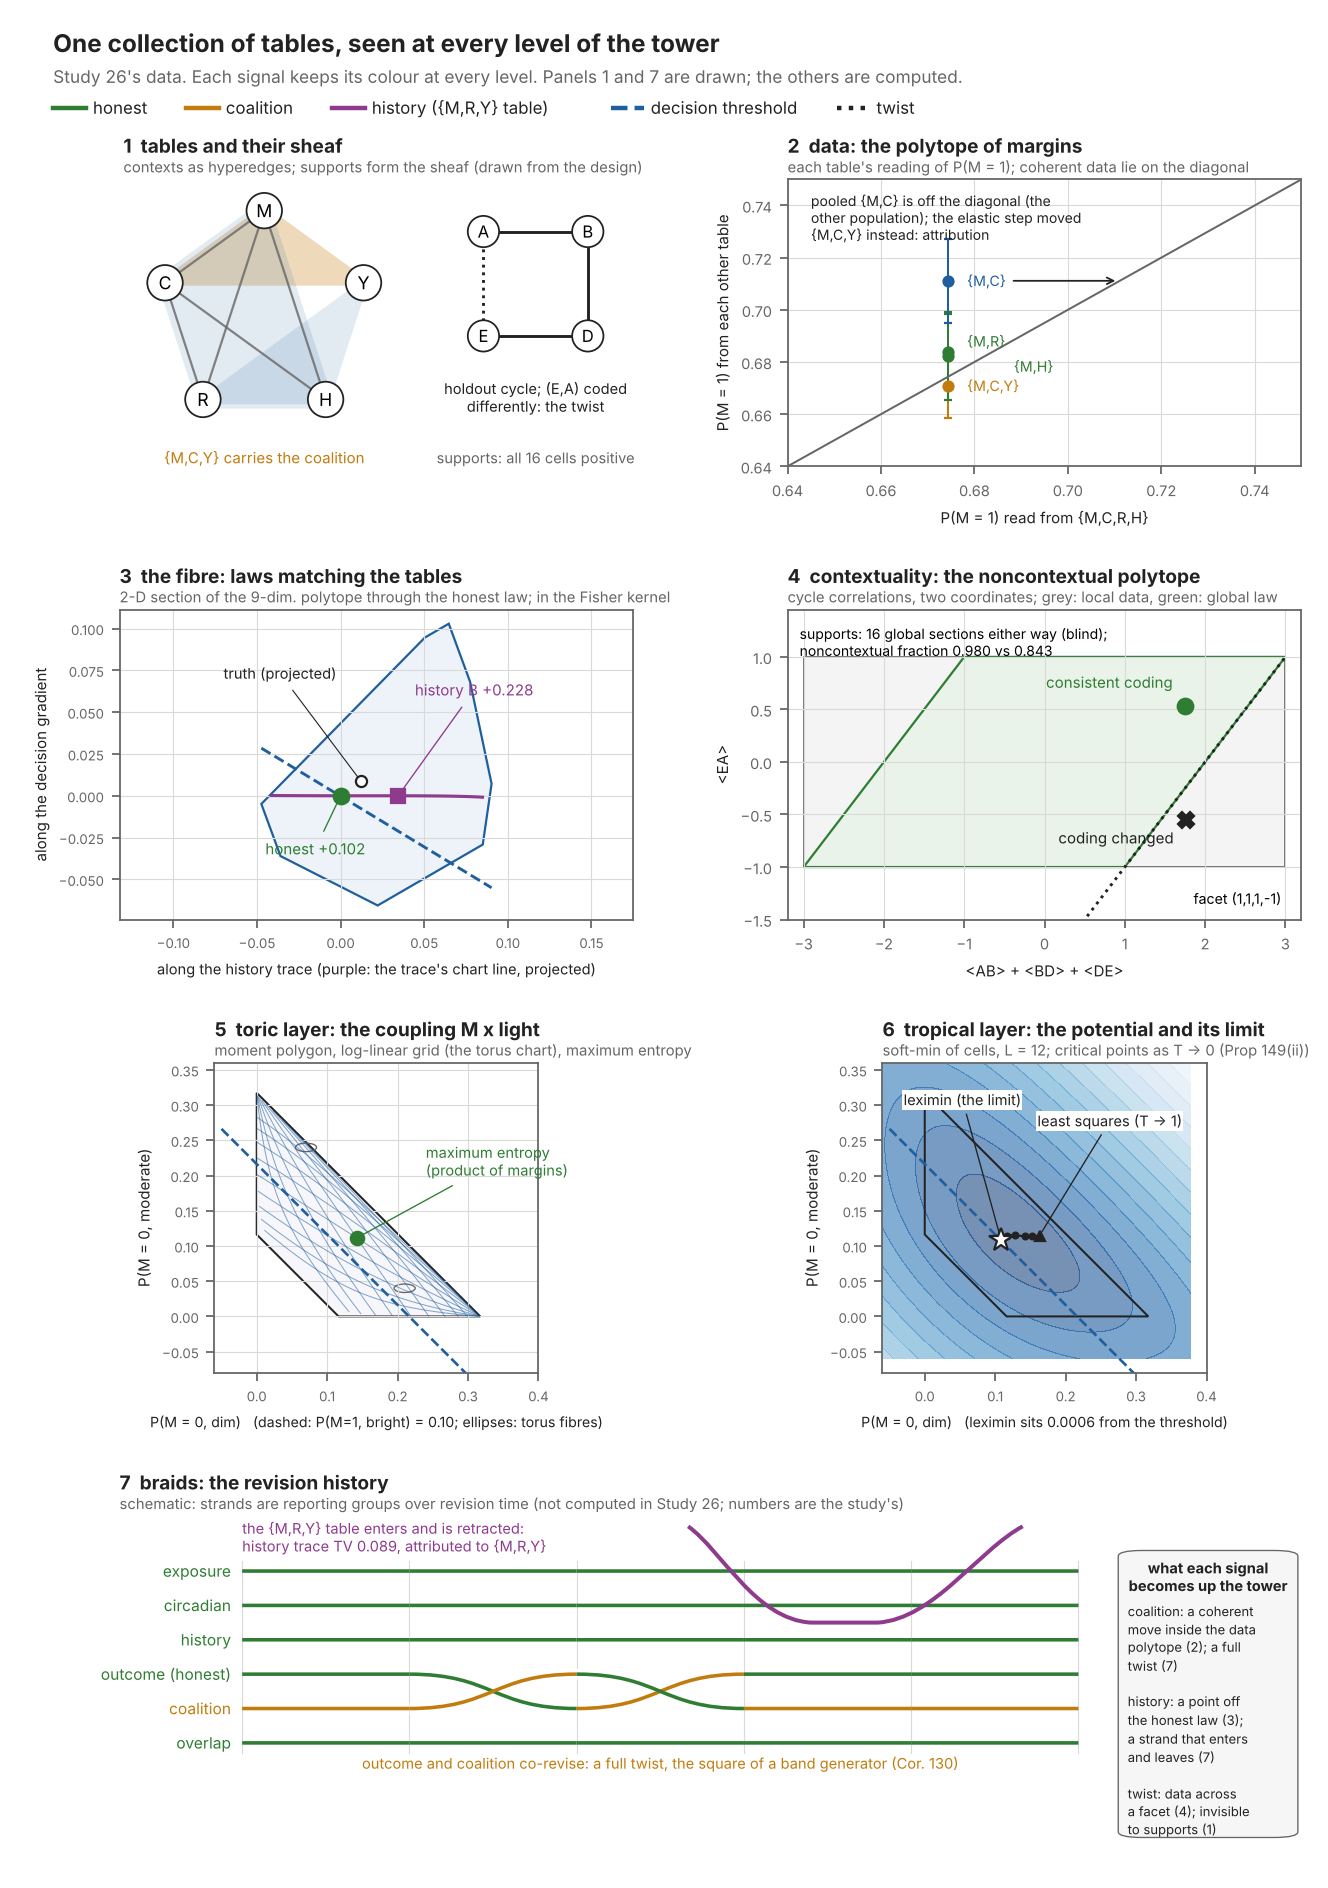

This chart was generated by the following Python code:
"""The tower (overview): Study 26 seen at seven levels, signals keeping their colour throughout. Companion of fig_atlas.py.
The atlas, from the toric (Kahler) layer to braids, with labelled maps between levels.
One representative signal is followed through every level: the foreign {M,R,Y} table that was refitted and later retracted (purple).
Other signals appear where they live: the coalition (amber), the twist (black, dotted), the decision threshold (blue, dashed).
Object types are kept apart: observed tables (grey squares), inferred laws (hollow circles), selected states (filled markers),
constructed encodings (the braid). Every panel is computed from Study 26 except where marked; the braid is built by an explicit encoding
rule (ours) from the study's actual refit order, and it records order only."""
import os, sys, itertools, json
import numpy as np
HERE = os.path.dirname(os.path.abspath(__file__)); ENG = os.path.join(HERE, "..", "engine"); sys.path.insert(0, ENG); sys.path.insert(0, os.path.join(ENG, "study26_e2e"))
import warnings; warnings.filterwarnings("ignore")
import matplotlib; matplotlib.use("Agg")
import matplotlib.pyplot as plt
from matplotlib.patches import Polygon, Circle, FancyBboxPatch, FancyArrowPatch, Rectangle
from scipy.optimize import linprog
import world26 as W
from pce import refitcommute as RC
R = json.load(open(os.path.join(ENG, "study26_e2e", "results_study26.json"))); KTS = json.load(open(os.path.join(ENG, "kerneltransport_summary.json")))
BLUE, AMBER, PURPLE, GREEN = "#1f5f9e", "#c27c0e", "#8e3b8e", "#2e7d32"; INK, MUTED, GRID, OBS = "#222222", "#666666", "#d9d9d9", "#9a9a9a"
plt.rcParams.update({"font.size": 7.4, "axes.edgecolor": MUTED, "axes.labelcolor": INK, "xtick.color": MUTED, "ytick.color": MUTED, "xtick.labelsize": 6.6, "ytick.labelsize": 6.6})
S, V = W.STATES, W.VARS; NS = 32; Pstar = W.truth(); dev, hold = W.generate()
def ctxmat(ctx, states=S, names=V):
    idx = [names.index(v) for v in ctx]; A = np.zeros((2 ** len(ctx), len(states)))
    for i, s in enumerate(states): A[int("".join(str(s[j]) for j in idx), 2), i] = 1
    return A
def ev(pred): return np.array([1.0 if pred(dict(zip(V, s))) else 0.0 for s in S])
def labels(ctx): return np.array([int("".join(str(s[V.index(v)]) for v in ctx), 2) for s in S])

# ------------------------------------------------------------------ computations
DEVCTX = [c for c, _, _ in W.CORE_ALLOC]; A0 = np.vstack([ctxmat(c) for c in DEVCTX]); m0 = A0 @ Pstar
def refit(Q, ctxs, target=Pstar):
    B = RC.span_labels([labels(c) for c in ctxs], NS); return RC.iproj(Q, B, B.T @ target)
def inj_law():
    th = dict(W.THETA_TRIPLE); th[("M", "R", "Y")] += 1.5; logp = np.zeros(NS)
    for i, s in enumerate(S):
        v = dict(zip(V, s)); logp[i] = sum(t * v[x] for x, t in W.THETA_MAIN.items()) + sum(t * v[x] * v[y] for (x, y), t in W.THETA_PAIR.items()) \
            + sum(t * v[x] * v[y] * v[z] for (x, y, z), t in th.items())
    p = np.exp(logp); return p / p.sum()
rng = np.random.default_rng(26); o1 = rng.permutation(len(DEVCTX)); U0 = np.ones(NS) / NS
P = U0.copy()
for step, i in enumerate(o1):
    P = refit(P, [DEVCTX[i]])
    if step == 2: P = refit(P, [("M", "R", "Y")], inj_law())
RB = refit(P, DEVCTX); R0 = refit(U0, DEVCTX)
M1, M0, Y1 = ev(lambda v: v["M"] == 1), ev(lambda v: v["M"] == 0), ev(lambda v: v["Y"] == 1)
kk = ev(lambda v: v["C"] == 0 and v["R"] == 1 and v["H"] == 0); dvec = Y1 * M1 * kk / ((M1 * kk) @ Pstar) - Y1 * M0 * kk / ((M0 * kk) @ Pstar); tau = 0.10
Nsp = np.linalg.svd(A0)[2][np.linalg.matrix_rank(A0):].T
d1 = RB - R0; d1 /= np.linalg.norm(d1); dv = Nsp @ (Nsp.T @ dvec); d2 = dv - (dv @ d1) * d1; d2 /= np.linalg.norm(d2)
def section_polygon(base, e1, e2, n=720):
    pts = []
    for th in np.linspace(0, 2 * np.pi, n + 1)[:-1]:
        c = np.array([np.cos(th), np.sin(th)]); r = linprog(-c, A_ub=-np.column_stack([e1, e2]), b_ub=base, bounds=[(None, None)] * 2, method="highs"); pts.append(r.x)
    return np.array(pts)
poly = section_polygon(R0, d1, d2)
coord = lambda X: np.linalg.lstsq(np.column_stack([d1, d2]), X - R0, rcond=None)[0]
t1 = np.log(RB) - np.log(R0); t2 = ev(lambda v: v["M"] and v["H"] and v["Y"])
def chart(s, t):
    Q = R0 * np.exp(s * t1 + t * t2); Q /= Q.sum()
    try: return coord(refit(Q, DEVCTX))
    except RuntimeError: return np.array([np.nan, np.nan])
gs_ = np.linspace(-1.5, 3.0, 31); gt_ = np.linspace(-2.5, 2.5, 31)
lines_s = [np.array([chart(s, t) for s in gs_]) for t in np.linspace(-2, 2, 7)]
lines_t = [np.array([chart(s, t) for t in gt_]) for s in np.linspace(-1, 2.5, 8)]
# leximin of the exact-data fibre (sequential LP over the 32 cells)
def lexmaxmin(Aeq, beq, n):
    fixed, free = {}, set(range(n))
    while free:
        Ae = np.vstack([Aeq] + [np.eye(n)[k][None] for k in fixed]); be = np.concatenate([beq] + [[fixed[k]] for k in fixed])
        r = linprog(np.r_[np.zeros(n), -1.0], A_ub=np.array([np.r_[-np.eye(n)[k], 1.0] for k in sorted(free)]), b_ub=np.zeros(len(free)),
                    A_eq=np.hstack([Ae, np.zeros((len(be), 1))]), b_eq=be, bounds=[(0, None)] * n + [(None, None)], method="highs"); t = -r.fun; Sx = []
        for k in sorted(free):
            r2 = linprog(-np.eye(n)[k], A_ub=np.array([-np.eye(n)[j] for j in sorted(free)]), b_ub=-np.full(len(free), t) + 1e-12, A_eq=Ae, b_eq=be, bounds=[(0, None)] * n, method="highs")
            if r2.status == 0 and -r2.fun <= t + 1e-7: Sx.append(k)
        for k in (Sx or sorted(free)): fixed[k] = t; free.discard(k)
    return np.array([fixed[k] for k in range(n)])
LEX = lexmaxmin(A0, m0, NS)
# cycle correlations
cyc = [s for s in hold if s["family"].startswith("cycle")]
def corr(cond):
    out = {}
    for e in W.CYCLE_EDGES:
        cnt = sum(s["counts"] for s in cyc if s["ctx"] == e and s["family"] == "cycle-" + cond); p = cnt / cnt.sum(); out[e] = p[0] - p[1] - p[2] + p[3]
    return out
cc, ct = corr("consistent"), corr("twisted"); pat = [g for g in itertools.product((1, -1), repeat=4) if np.prod(g) == -1]
def proj_poly(nc):
    pts = []
    for th in np.linspace(0, 2 * np.pi, 361)[:-1]:
        c = np.array([np.cos(th), np.sin(th)]); r = linprog(-np.array([c[0], c[0], c[0], c[1]]), A_ub=np.array(pat, float) if nc else None, b_ub=np.full(len(pat), 2.0) if nc else None,
                                                            bounds=[(-1, 1)] * 4, method="highs"); x = r.x; pts.append([x[0] + x[1] + x[2], x[3]])
    return np.array(pts)
ncpoly, locpoly = proj_poly(True), proj_poly(False)
# the braid: encoding rule E (ours). Strands = contexts; a refit moves its context's strand to the top, passing over the strands above it.
names = ["".join(c) for c in DEVCTX]; order = list(range(len(DEVCTX))); steps = []
foreign_born, foreign_end = None, None; cols_order = [order[:]]; events = []
pos_f = None
for step, i in enumerate(o1):
    j = order.index(i); order = [i] + order[:j] + order[j + 1:]; events.append(("refit", i)); cols_order.append(order[:])
    if step == 2: order = ["F"] + order; events.append(("born", "F")); cols_order.append(order[:])
order = [x for x in order if x != "F"]; events.append(("retract", "F")); cols_order.append(order[:])


# ------------------------------------------------------------------ extra computations for the tower
from scipy.stats import chi2
from pce import selectorlink as SLK
from matplotlib.patches import Ellipse, PathPatch
from matplotlib.path import Path
core = [s for s in dev if s["ctx"] != ("L3",)]; by = {}
for s in core: by.setdefault(s["ctx"], []).append(s)
Fl = set()
for ctx, ss in by.items():
    for s in ss:
        o = sum(x["counts"] for x in ss if x is not s); e = s["n"] * o / o.sum(); m = e > 1e-9
        if chi2.sf(float((((s["counts"] - e) ** 2)[m] / e[m]).sum()), m.sum() - 1) < 0.001: Fl.add(s["id"])
pool = {}
for s in core:
    if s["id"] not in Fl: pool[s["ctx"]] = pool.get(s["ctx"], 0) + s["counts"]
def pM1(ctx, cnt):
    k = ctx.index("M"); tot = cnt.sum(); return sum(c for i, c in enumerate(cnt) if format(i, f"0{len(ctx)}b")[k] == "1") / tot, tot
f = np.array(R["selection"]["f"]); g = np.array(R["selection"]["g"]); lexc = np.array(R["selection"]["lex"])
Vc, lamc = SLK.cells(tuple(f), tuple(g))
cpoly = section_polygon(-lamc, Vc[:, 0], Vc[:, 1])
def ipf2(a, b):
    Q = np.outer(f, g) * np.exp(np.array([[a, b, 0.0], [0.0, 0.0, 0.0]]))
    for _ in range(3000): Q *= (f / Q.sum(1))[:, None]; Q *= (g / Q.sum(0))[None, :]
    return Q[0, 0], Q[0, 1]
grid_a = [np.array([ipf2(a, b) for b in np.linspace(-6, 6, 60)]) for a in np.linspace(-3, 3, 9)]
grid_b = [np.array([ipf2(a, b) for a in np.linspace(-6, 6, 60)]) for b in np.linspace(-3, 3, 9)]
toric_path = np.array([SLK.toric(tuple(f), tuple(g), L) for L in np.logspace(-1, 3, 60)])
me = np.array([f[0] * g[0], f[0] * g[1]]); lsq = SLK.leastsq(tuple(f), tuple(g))
Lc = 12.0; xs = np.linspace(cpoly[:, 0].min() - 0.06, cpoly[:, 0].max() + 0.06, 220); ys = np.linspace(cpoly[:, 1].min() - 0.06, cpoly[:, 1].max() + 0.06, 220)
XX, YY = np.meshgrid(xs, ys); cellv = np.stack([Vc[k, 0] * XX + Vc[k, 1] * YY - lamc[k] for k in range(6)])
Fpot = -np.log(np.exp(-Lc * cellv).sum(0)) / Lc
crit = np.array([SLK.toric(tuple(f), tuple(g), L) for L in (3, 6, 12, 24, 48, 96, 400)])
geo = []
for sgm in np.linspace(-1.5, 3.0, 46):
    Q = R0 * np.exp(sgm * t1); Q /= Q.sum()
    try: geo.append(coord(refit(Q, DEVCTX)))
    except RuntimeError: pass
geo = np.array(geo)

# ------------------------------------------------------------------ figure
fig = plt.figure(figsize=(8.3, 11.8))
gsp = fig.add_gridspec(4, 2, height_ratios=[1, 1.08, 1.08, 1.0], hspace=0.48, wspace=0.30, left=0.09, right=0.98, top=0.905, bottom=0.045)
fig.text(0.04, 0.985, "One collection of tables, seen at every level of the tower", fontsize=11, fontweight="bold", color=INK, va="top")
fig.text(0.04, 0.965, "Study 26's data. Each signal keeps its colour at every level. Panels 1 and 7 are drawn; the others are computed.", fontsize=7.8, color=MUTED, va="top")
x0 = 0.04
for lab, c, ls_ in (("honest", GREEN, "-"), ("coalition", AMBER, "-"), ("history ({M,R,Y} table)", PURPLE, "-"), ("decision threshold", BLUE, "--"), ("twist", INK, ":")):
    fig.add_artist(plt.Line2D([x0, x0 + 0.025], [0.943, 0.943], color=c, ls=ls_, lw=2, transform=fig.transFigure)); fig.text(x0 + 0.03, 0.943, lab, fontsize=7.6, color=INK, va="center")
    x0 += {"honest": 0.10, "coalition": 0.11, "history ({M,R,Y} table)": 0.21, "decision threshold": 0.17}.get(lab, 0.1)
def level(ax, n, name, sub):
    ax.set_title(f"{n}  {name}", loc="left", color=INK, pad=12, fontsize=8.6, fontweight="bold"); ax.text(0, 1.012, sub, transform=ax.transAxes, fontsize=6.7, color=MUTED, va="bottom")

# 1 tables and sheaf (drawn from the design)
ax = fig.add_subplot(gsp[0, 0]); ax.set_xlim(-1.35, 3.5); ax.set_ylim(-1.45, 1.3); ax.set_aspect("equal"); ax.axis("off")
level(ax, "1", "tables and their sheaf", "contexts as hyperedges; supports form the sheaf (drawn from the design)")
pos = {v: (np.cos(t), np.sin(t)) for v, t in zip("MCRHY", np.pi / 2 + np.arange(5) * 2 * np.pi / 5)}
for ctx, _, _ in W.CORE_ALLOC:
    pts = np.array([pos[v] for v in ctx])
    if len(ctx) == 2: ax.plot(*pts.T, color=MUTED, lw=1.0, alpha=0.8)
    else:
        c = pts.mean(0); hull = pts[np.argsort(np.arctan2(pts[:, 1] - c[1], pts[:, 0] - c[0]))]; hull = c + 1.12 * (hull - c)
        ax.add_patch(Polygon(hull, closed=True, fc=(AMBER if ctx == ("M", "C", "Y") else BLUE), alpha=0.28 if ctx == ("M", "C", "Y") else 0.13, ec="none"))
for v, (x, y_) in pos.items(): ax.add_patch(Circle((x, y_), 0.17, fc="white", ec=INK, lw=0.8, zorder=3)); ax.text(x, y_, v, ha="center", va="center", fontsize=8, zorder=4)
ax.text(0, -1.42, "{M,C,Y} carries the coalition", ha="center", fontsize=6.8, color=AMBER)
cpos = {"A": (2.1, 0.8), "B": (3.1, 0.8), "D": (3.1, -0.2), "E": (2.1, -0.2)}
for (a, b) in W.CYCLE_EDGES: ax.plot([cpos[a][0], cpos[b][0]], [cpos[a][1], cpos[b][1]], color=INK, lw=1.3, ls=":" if (a, b) == ("E", "A") else "-")
for v, (x, y_) in cpos.items(): ax.add_patch(Circle((x, y_), 0.15, fc="white", ec=INK, lw=0.8, zorder=3)); ax.text(x, y_, v, ha="center", va="center", fontsize=7.5, zorder=4)
ax.text(2.6, -0.62, "holdout cycle; (E,A) coded\ndifferently: the twist", ha="center", va="top", fontsize=6.6, color=INK)
ax.text(2.6, -1.42, "supports: all 16 cells positive", ha="center", fontsize=6.6, color=MUTED)

# 2 data space
ax = fig.add_subplot(gsp[0, 1]); level(ax, "2", "data: the polytope of margins", "each table's reading of P(M = 1); coherent data lie on the diagonal")
ref, _ = pM1(("M", "C", "R", "H"), pool[("M", "C", "R", "H")]); offs = {("M", "C"): 0.004, ("M", "R"): 0.004, ("M", "H"): 0.014, ("M", "C", "Y"): 0.004}
for ctx, cnt in pool.items():
    if "M" not in ctx or ctx == ("M", "C", "R", "H"): continue
    yv, n = pM1(ctx, cnt); se = np.sqrt(yv * (1 - yv) / n); col = BLUE if ctx == ("M", "C") else (AMBER if ctx == ("M", "C", "Y") else GREEN)
    ax.errorbar(ref, yv, yerr=3 * se, fmt="o", color=col, ms=4.5, capsize=2, lw=0.9)
    ax.text(ref + offs.get(ctx, 0.004), yv + (0.004 if ctx == ("M", "R") else (-0.004 if ctx == ("M", "H") else 0)), "{" + ",".join(ctx) + "}", fontsize=6.4, color=col, va="center")
lo, hi = 0.64, 0.75; ax.plot([lo, hi], [lo, hi], color=MUTED, lw=0.9); ax.set_xlim(lo, hi); ax.set_ylim(lo, hi)
ym, _ = pM1(("M", "C"), pool[("M", "C")]); ax.annotate("", xy=(ym, ym), xytext=(ref + 0.013, ym), arrowprops=dict(arrowstyle="->", color=INK, lw=0.8))
ax.text(0.645, 0.745, "pooled {M,C} is off the diagonal (the\nother population); the elastic step moved\n{M,C,Y} instead: attribution", fontsize=6.3, color=INK, va="top")
ax.set_xlabel("P(M = 1) read from {M,C,R,H}", fontsize=6.8); ax.set_ylabel("P(M = 1) from each other table", fontsize=6.8); ax.grid(color=GRID, lw=0.5)

# 3 fibre section
ax = fig.add_subplot(gsp[1, 0]); level(ax, "3", "the fibre: laws matching the tables", "2-D section of the 9-dim. polytope through the honest law; in the Fisher kernel")
ax.add_patch(Polygon(poly, closed=True, fc="#eef3f9", ec=BLUE, lw=1.0))
a0 = dvec @ R0; ca, cb = dvec @ d1, dvec @ d2; xl = np.array([poly[:, 0].min(), poly[:, 0].max()]); ax.plot(xl, (tau - a0 - ca * xl) / cb, color=BLUE, ls="--", lw=1.3)
ax.plot(geo[:, 0], geo[:, 1], color=PURPLE, lw=1.4)
ax.plot(0, 0, "o", color=GREEN, ms=7, zorder=5); ax.annotate(f"honest {a0:+.3f}", (0, 0), (-0.045, -0.035), fontsize=6.8, color=GREEN, arrowprops=dict(arrowstyle="-", color=GREEN, lw=0.6))
bx = coord(RB); ax.plot(*bx, "s", color=PURPLE, ms=6, zorder=5); ax.annotate(f"history B {dvec @ RB:+.3f}", tuple(bx), (bx[0] + 0.01, 0.06), fontsize=6.8, color=PURPLE, arrowprops=dict(arrowstyle="-", color=PURPLE, lw=0.6))
ps = coord(Pstar); ax.plot(*ps, "o", mfc="white", mec=INK, ms=5, zorder=5); ax.annotate("truth (projected)", tuple(ps), (-0.07, 0.07), fontsize=6.6, color=INK, arrowprops=dict(arrowstyle="-", color=INK, lw=0.5))
ax.set_xlabel("along the history trace (purple: the trace's chart line, projected)", fontsize=6.6); ax.set_ylabel("along the decision gradient", fontsize=6.8)
ax.set_aspect("equal", adjustable="datalim"); ax.grid(color=GRID, lw=0.5); ax.tick_params(labelsize=6)

# 4 cycle
ax = fig.add_subplot(gsp[1, 1]); level(ax, "4", "contextuality: the noncontextual polytope", "cycle correlations, two coordinates; grey: local data, green: global law")
ax.add_patch(Polygon(locpoly, closed=True, fc="#f4f4f4", ec=MUTED, lw=0.8)); ax.add_patch(Polygon(ncpoly, closed=True, fc="#eaf3ea", ec=GREEN, lw=1.0))
xs_ = np.linspace(-3, 3, 10); ax.plot(xs_, xs_ - 2, color=INK, ls=":", lw=1.3); ax.text(2.95, -1.35, "facet (1,1,1,-1)", fontsize=6.4, ha="right")
for cd, mk, col, lab, dy in ((cc, "o", GREEN, "consistent coding", 0.17), (ct, "X", INK, "coding changed", -0.22)):
    x = cd[("A", "B")] + cd[("B", "D")] + cd[("D", "E")]; y_ = cd[("E", "A")]; ax.plot(x, y_, mk, color=col, ms=7); ax.text(x - 0.15, y_ + dy, lab, fontsize=6.8, color=col, ha="right")
cy = R["cycle"]; ax.text(-3.05, 1.3, f"supports: {cy['twisted']['global_sections']} global sections either way (blind);\nnoncontextual fraction {cy['consistent']['ncf']:.3f} vs {cy['twisted']['ncf']:.3f}", fontsize=6.3, va="top")
ax.set_xlim(-3.2, 3.2); ax.set_ylim(-1.5, 1.45); ax.set_xlabel("<AB> + <BD> + <DE>", fontsize=6.8); ax.set_ylabel("<EA>", fontsize=6.8); ax.grid(color=GRID, lw=0.5)

# 5 toric chart of the coupling
ax = fig.add_subplot(gsp[2, 0]); level(ax, "5", "toric layer: the coupling M x light", "moment polygon, log-linear grid (the torus chart), maximum entropy")
ax.add_patch(Polygon(cpoly, closed=True, fc="#f7f7fb", ec=INK, lw=0.9))
for line in grid_a + grid_b: ax.plot(line[:, 0], line[:, 1], color=BLUE, lw=0.45, alpha=0.55)
for (x, y_) in ((0.07, 0.24), (0.21, 0.04)): ax.add_patch(Ellipse((x, y_), 0.03, 0.012, fill=False, ec=MUTED, lw=0.6))
ax.plot(*me, "o", color=GREEN, ms=6, zorder=5); ax.annotate("maximum entropy\n(product of margins)", tuple(me), (0.24, 0.2), fontsize=6.6, color=GREEN, arrowprops=dict(arrowstyle="-", color=GREEN, lw=0.6))
f1, g3 = f[0], g[2]; xl = np.array([-0.05, 0.36]); ax.plot(xl, 0.10 - g3 + f1 - xl, color=BLUE, ls="--", lw=1.2)
ax.set_xlabel("P(M = 0, dim)   (dashed: P(M=1, bright) = 0.10; ellipses: torus fibres)", fontsize=6.4); ax.set_ylabel("P(M = 0, moderate)", fontsize=6.8)
ax.set_xlim(-0.06, 0.40); ax.set_ylim(-0.08, 0.36); ax.set_aspect("equal", adjustable="box"); ax.grid(color=GRID, lw=0.5); ax.tick_params(labelsize=6)

# 6 tropical / potential
ax = fig.add_subplot(gsp[2, 1]); level(ax, "6", "tropical layer: the potential and its limit", "soft-min of cells, L = 12; critical points as T -> 0 (Prop 149(ii))")
ax.contourf(XX, YY, Fpot, levels=14, cmap="Blues", alpha=0.55); ax.add_patch(Polygon(cpoly, closed=True, fill=False, ec=INK, lw=0.9))
ax.plot(toric_path[:, 0], toric_path[:, 1], color=INK, lw=1.0); ax.plot(crit[:, 0], crit[:, 1], "o", color=INK, ms=2.6)
ax.plot(lexc[0], lexc[1], "*", ms=11, mfc="white", mec=INK, zorder=6); ax.annotate("leximin (the limit)", (lexc[0], lexc[1]), (-0.03, 0.30), fontsize=6.6, color=INK, arrowprops=dict(arrowstyle="-", color=INK, lw=0.6), bbox=dict(fc="white", ec="none", pad=0.5))
ax.plot(*lsq, "^", color=INK, ms=4.5); ax.annotate("least squares (T -> 1)", tuple(lsq), (0.16, 0.27), fontsize=6.6, color=INK, arrowprops=dict(arrowstyle="-", color=INK, lw=0.6), bbox=dict(fc="white", ec="none", pad=0.5))
ax.plot(xl, 0.10 - g3 + f1 - xl, color=BLUE, ls="--", lw=1.2)
ax.set_xlabel(f"P(M = 0, dim)   (leximin sits {abs(lexc[5] - 0.10):.4f} from the threshold)", fontsize=6.4); ax.set_ylabel("P(M = 0, moderate)", fontsize=6.8)
ax.set_xlim(-0.06, 0.40); ax.set_ylim(-0.08, 0.36); ax.set_aspect("equal", adjustable="box"); ax.tick_params(labelsize=6)

# 7 braid (schematic)
ax = fig.add_subplot(gsp[3, :]); level(ax, "7", "braids: the revision history", "schematic: strands are reporting groups over revision time (not computed in Study 26; numbers are the study's)")
ax.set_xlim(-0.2, 10.4); ax.set_ylim(-1.75, 6.6); ax.axis("off")
names = ["exposure", "circadian", "history", "outcome (honest)", "coalition", "overlap"]; cols = [GREEN, GREEN, GREEN, GREEN, AMBER, GREEN]; ys0 = [5, 4, 3, 2, 1, 0]
def strand(xa, ya, xb, yb, col, lw=1.6, under=False):
    verts = [(xa, ya), ((xa + xb) / 2, ya), ((xa + xb) / 2, yb), (xb, yb)]
    if under: ax.add_patch(PathPatch(Path(verts, [1, 4, 4, 4]), fc="none", ec="white", lw=lw + 3.2, zorder=1))
    ax.add_patch(PathPatch(Path(verts, [1, 4, 4, 4]), fc="none", ec=col, lw=lw, zorder=3 if under else 2))
X = [0.9, 2.4, 3.9, 5.4, 6.9, 8.4]
for n, c, y_ in zip(names, cols, ys0): ax.text(0.8, y_, n, ha="right", va="center", fontsize=7, color=c)
for j in range(len(X) - 1):
    for i, y_ in enumerate(ys0):
        if i in (3, 4) and j in (1, 2): continue
        strand(X[j], y_, X[j + 1], y_, cols[i])
for j in (1, 2): strand(X[j], 2, X[j + 1], 1, GREEN, under=(j == 2)); strand(X[j], 1, X[j + 1], 2, AMBER, under=(j == 1))
verts = [(4.9, 6.3), (5.2, 5.6), (5.5, 3.6), (6.0, 3.5), (6.6, 3.5), (7.1, 3.6), (7.5, 5.6), (7.9, 6.3)]
ax.add_patch(PathPatch(Path(verts, [1, 4, 4, 4, 2, 4, 4, 4]), fc="none", ec=PURPLE, lw=1.8, zorder=4))
ax.text(0.9, 6.5, "the {M,R,Y} table enters and is retracted:\nhistory trace TV 0.089, attributed to {M,R,Y}", fontsize=6.6, color=PURPLE, va="top")
ax.text(4.65, -0.75, "outcome and coalition co-revise: a full twist, the square of a band generator (Cor. 130)", ha="center", fontsize=6.6, color=AMBER)
ax.add_patch(FancyBboxPatch((0.845, -0.12), 0.152, 1.0, clip_on=False, boxstyle="round,pad=0.0,rounding_size=0.02", fc="#f6f6f6", ec=MUTED, lw=0.6, transform=ax.transAxes))
ax.text(0.921, 0.85, "what each signal\nbecomes up the tower", ha="center", va="top", fontsize=6.6, fontweight="bold", color=INK, transform=ax.transAxes)
ax.text(0.853, 0.70, "coalition: a coherent\nmove inside the data\npolytope (2); a full\ntwist (7)\n\nhistory: a point off\nthe honest law (3);\na strand that enters\nand leaves (7)\n\ntwist: data across\na facet (4); invisible\nto supports (1)", va="top", fontsize=5.9, color=INK, linespacing=1.15, transform=ax.transAxes)
for x in X: ax.plot([x, x], [-0.3, 5.3], color=GRID, lw=0.5, zorder=0)
fig.savefig(os.path.join(HERE, "fig_tower.pdf")); fig.savefig(os.path.join(HERE, "fig_tower.png"), dpi=160)
print("ok")
